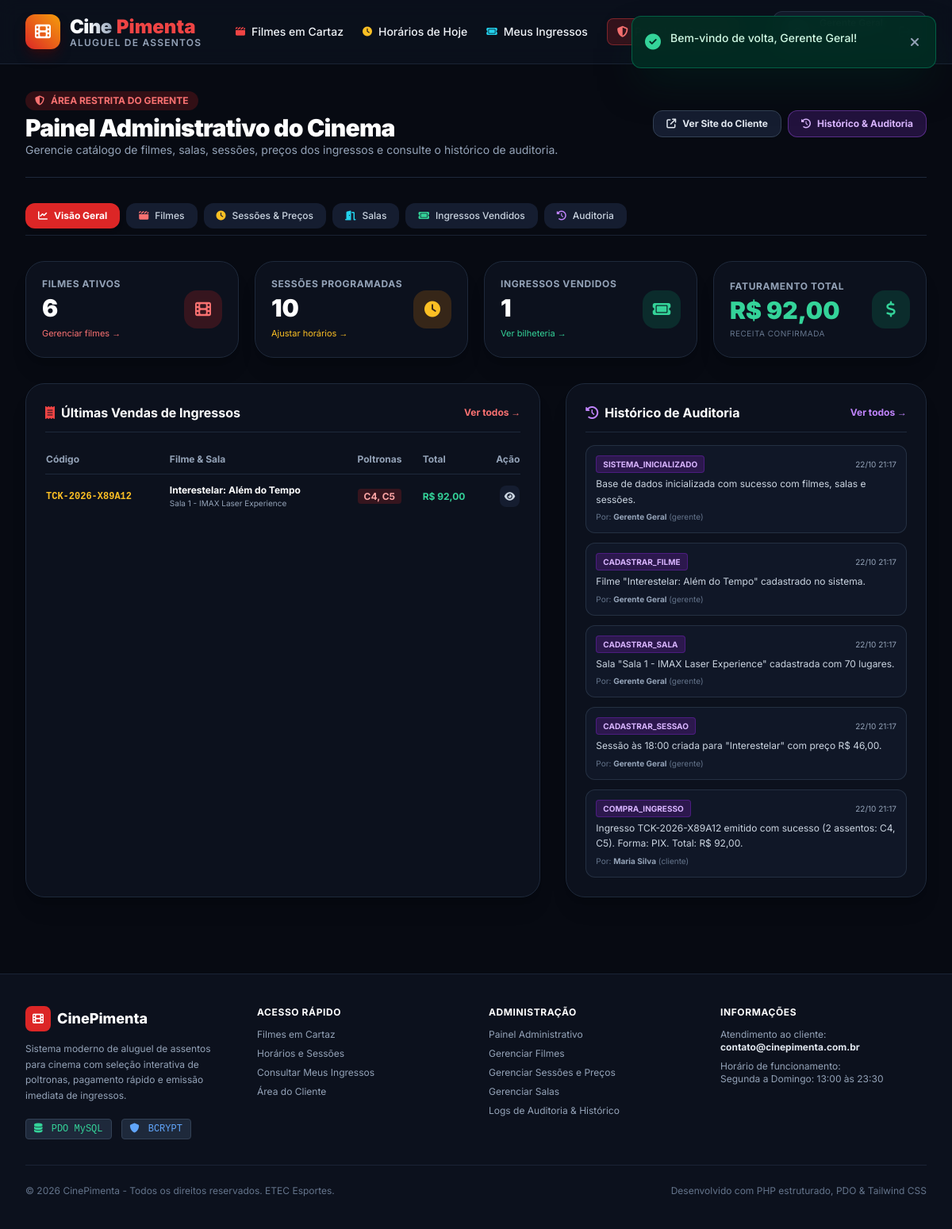
Page /admin/index.php (signed in) on the committed database.
### tables this page shows
CREATE TABLE IF NOT EXISTS `ingressos` (
  `id` INT AUTO_INCREMENT PRIMARY KEY,
  `codigo` VARCHAR(40) NOT NULL UNIQUE,
  `sessao_id` INT NOT NULL,
  `usuario_id` INT NULL,
  `nome_cliente` VARCHAR(120) NOT NULL,
  `email_cliente` VARCHAR(150) NOT NULL,
  `cpf_cliente` VARCHAR(20) NOT NULL,
  `assentos_selecionados` VARCHAR(255) NOT NULL,
  `quantidade_assentos` INT NOT NULL DEFAULT 1,
  `valor_unitario` DECIMAL(10,2) NOT NULL,
  `valor_total` DECIMAL(10,2) NOT NULL,
  `forma_pagamento` ENUM('pix', 'credito', 'debito', 'dinheiro') NOT NULL DEFAULT 'pix',
  `status_pagamento` ENUM('aprovado', 'pendente', 'cancelado') NOT NULL DEFAULT 'aprovado',
  `codigo_transacao` VARCHAR(100) NULL,
  `criado_em` DATETIME DEFAULT CURRENT_TIMESTAMP,
  CONSTRAINT `fk_ingresso_sessao` FOREIGN KEY (`sessao_id`) REFERENCES `sessoes` (`id`) ON DELETE CASCADE,
  CONSTRAINT `fk_ingresso_usuario` FOREIGN KEY (`usuario_id`) REFERENCES `usuarios` (`id`) ON DELETE SET NULL
);

CREATE TABLE IF NOT EXISTS `filmes` (
  `id` INT AUTO_INCREMENT PRIMARY KEY,
  `titulo` VARCHAR(150) NOT NULL,
  `titulo_original` VARCHAR(150) NULL,
  `sinopse` TEXT NOT NULL,
  `genero` VARCHAR(80) NOT NULL,
  `duracao` INT NOT NULL COMMENT 'Em minutos',
  `classificacao` VARCHAR(10) NOT NULL DEFAULT '12' COMMENT 'Livre, 10, 12, 14, 16, 18',
  `cartaz_url` TEXT NOT NULL,
  `banner_url` TEXT NULL,
  `trailer_url` VARCHAR(255) NULL,
  `status` ENUM('em_cartaz', 'em_breve', 'encerrado') NOT NULL DEFAULT 'em_cartaz',
  `criado_em` DATETIME DEFAULT CURRENT_TIMESTAMP,
  `atualizado_em` DATETIME DEFAULT CURRENT_TIMESTAMP ON UPDATE CURRENT_TIMESTAMP
);

CREATE TABLE IF NOT EXISTS `salas` (
  `id` INT AUTO_INCREMENT PRIMARY KEY,
  `nome` VARCHAR(100) NOT NULL,
  `tipo` VARCHAR(50) NOT NULL DEFAULT '2D Padrão',
  `fileiras` INT NOT NULL DEFAULT 6,
  `colunas` INT NOT NULL DEFAULT 10,
  `capacidade` INT NOT NULL DEFAULT 60,
  `status` ENUM('ativa', 'manutencao') NOT NULL DEFAULT 'ativa',
  `criado_em` DATETIME DEFAULT CURRENT_TIMESTAMP
);

CREATE TABLE IF NOT EXISTS `auditoria_logs` (
  `id` INT AUTO_INCREMENT PRIMARY KEY,
  `usuario_id` INT NULL,
  `usuario_nome` VARCHAR(120) NOT NULL DEFAULT 'Sistema/Visitante',
  `usuario_tipo` VARCHAR(30) NOT NULL DEFAULT 'visitante',
  `acao` VARCHAR(80) NOT NULL,
  `tabela_afetada` VARCHAR(60) NOT NULL,
  `registro_id` INT NULL,
  `detalhes` TEXT NOT NULL,
  `ip_origem` VARCHAR(45) NULL,
  `criado_em` DATETIME DEFAULT CURRENT_TIMESTAMP
);

### bd.php (called while the page is built, shortened)
<?php
function formatar_moeda($valor): string {
    return 'R$ ' . number_format((float)$valor, 2, ',', '.');
}

### admin/index.php (the view, shortened to what this page needs)
<?php
require_once __DIR__ . '/../bd.php';
require_once __DIR__ . '/../includes/auth.php';
$totalFilmes = $pdo->query("SELECT COUNT(*) FROM filmes WHERE status != 'encerrado'")->fetchColumn();
$totalSessoes = $pdo->query("SELECT COUNT(*) FROM sessoes WHERE status = 'ativa'")->fetchColumn();
$totalIngressos = $pdo->query("SELECT COUNT(*) FROM ingressos WHERE status_pagamento = 'aprovado'")->fetchColumn();
$faturamentoTotal = $pdo->query("SELECT SUM(valor_total) FROM ingressos WHERE status_pagamento = 'aprovado'")->fetchColumn() ?: 0.00;
$stmtVendas = $pdo->query("
    SELECT i.*, f.titulo AS filme_titulo, s.data AS sessao_data, s.horario AS sessao_horario, sa.nome AS sala_nome
    FROM ingressos i
    JOIN sessoes s ON i.sessao_id = s.id
    JOIN filmes f ON s.filme_id = f.id
    JOIN salas sa ON s.sala_id = sa.id
    ORDER BY i.criado_em DESC
    LIMIT 6
");
$vendasRecentes = $stmtVendas->fetchAll();
$stmtLogs = $pdo->query("
    SELECT * FROM auditoria_logs
    ORDER BY criado_em DESC
    LIMIT 6
");
$logsRecentes = $stmtLogs->fetchAll();
require_once __DIR__ . '/../includes/header.php';
?>
<div class="max-w-7xl mx-auto px-4 sm:px-6 lg:px-8 py-8 space-y-8">
    <div class="flex flex-col md:flex-row md:items-center justify-between gap-4 pb-6 border-b border-slate-800">
        <div>
            <div class="inline-flex items-center gap-2 px-3 py-1 rounded-full bg-red-600/20 text-red-400 text-xs font-bold uppercase mb-1">
                <i class="fa-solid fa-shield-halved"></i> Área Restrita do Gerente
            </div>
            <h1 class="text-2xl sm:text-3xl font-black text-white tracking-tight">
                Painel Administrativo do Cinema
            </h1>
            <p class="text-xs sm:text-sm text-slate-400">
                Gerencie catálogo de filmes, salas, sessões, preços dos ingressos e consulte o histórico de auditoria.
            </p>
        </div>
        <div class="flex flex-wrap items-center gap-2">
            <a href="../index.php" target="_blank" class="px-4 py-2 rounded-xl bg-cinema-800 hover:bg-slate-700 text-slate-200 text-xs font-bold transition-all border border-slate-700 flex items-center gap-2">
                <i class="fa-solid fa-arrow-up-right-from-square"></i> Ver Site do Cliente
            </a>
            <a href="logs.php" class="px-4 py-2 rounded-xl bg-purple-600/20 hover:bg-purple-600 text-purple-300 hover:text-white border border-purple-500/40 text-xs font-bold transition-all flex items-center gap-2">
                <i class="fa-solid fa-clock-rotate-left"></i> Histórico & Auditoria
            </a>
        </div>
    </div>
    <div class="flex items-center gap-2 overflow-x-auto pb-2 border-b border-slate-800/80">
        <a href="index.php" class="px-4 py-2 rounded-xl bg-red-600 text-white font-bold text-xs flex items-center gap-2 shadow-md">
            <i class="fa-solid fa-chart-line"></i> Visão Geral
        </a>
        <a href="filmes.php" class="px-4 py-2 rounded-xl bg-cinema-800 hover:bg-slate-700 text-slate-300 hover:text-white font-medium text-xs flex items-center gap-2 transition-all">
            <i class="fa-solid fa-clapperboard text-red-400"></i> Filmes
        </a>
        <a href="sessoes.php" class="px-4 py-2 rounded-xl bg-cinema-800 hover:bg-slate-700 text-slate-300 hover:text-white font-medium text-xs flex items-center gap-2 transition-all">
            <i class="fa-solid fa-clock text-amber-400"></i> Sessões & Preços
        </a>
        <a href="salas.php" class="px-4 py-2 rounded-xl bg-cinema-800 hover:bg-slate-700 text-slate-300 hover:text-white font-medium text-xs flex items-center gap-2 transition-all">
            <i class="fa-solid fa-door-open text-cyan-400"></i> Salas
        </a>
        <a href="ingressos.php" class="px-4 py-2 rounded-xl bg-cinema-800 hover:bg-slate-700 text-slate-300 hover:text-white font-medium text-xs flex items-center gap-2 transition-all">
            <i class="fa-solid fa-ticket text-emerald-400"></i> Ingressos Vendidos
        </a>
        <a href="logs.php" class="px-4 py-2 rounded-xl bg-cinema-800 hover:bg-slate-700 text-slate-300 hover:text-white font-medium text-xs flex items-center gap-2 transition-all">
            <i class="fa-solid fa-clock-rotate-left text-purple-400"></i> Auditoria
        </a>
    </div>
    <div class="grid grid-cols-1 sm:grid-cols-2 lg:grid-cols-4 gap-5">
        <div class="bg-cinema-900 border border-slate-800 rounded-3xl p-5 shadow-xl flex items-center justify-between">
            <div>
                <span class="text-xs text-slate-400 font-bold uppercase tracking-wider block">Filmes Ativos</span>
                <span class="text-3xl font-black text-white mt-1 block"><?= $totalFilmes ?></span>
                <a href="filmes.php" class="text-[11px] text-red-400 hover:underline mt-1 inline-block">Gerenciar filmes &rarr;</a>
            </div>
            <div class="w-12 h-12 rounded-2xl bg-red-600/20 text-red-400 flex items-center justify-center text-xl">
                <i class="fa-solid fa-film"></i>
            </div>
        </div>
        <div class="bg-cinema-900 border border-slate-800 rounded-3xl p-5 shadow-xl flex items-center justify-between">
            <div>
                <span class="text-xs text-slate-400 font-bold uppercase tracking-wider block">Sessões Programadas</span>
                <span class="text-3xl font-black text-white mt-1 block"><?= $totalSessoes ?></span>
                <a href="sessoes.php" class="text-[11px] text-amber-400 hover:underline mt-1 inline-block">Ajustar horários &rarr;</a>
            </div>
            <div class="w-12 h-12 rounded-2xl bg-amber-600/20 text-amber-400 flex items-center justify-center text-xl">
                <i class="fa-solid fa-clock"></i>
            </div>
        </div>
        <div class="bg-cinema-900 border border-slate-800 rounded-3xl p-5 shadow-xl flex items-center justify-between">
            <div>
                <span class="text-xs text-slate-400 font-bold uppercase tracking-wider block">Ingressos Vendidos</span>
                <span class="text-3xl font-black text-white mt-1 block"><?= $totalIngressos ?></span>
                <a href="ingressos.php" class="text-[11px] text-emerald-400 hover:underline mt-1 inline-block">Ver bilheteria &rarr;</a>
            </div>
            <div class="w-12 h-12 rounded-2xl bg-emerald-600/20 text-emerald-400 flex items-center justify-center text-xl">
                <i class="fa-solid fa-ticket"></i>
            </div>
        </div>
        <div class="bg-cinema-900 border border-slate-800 rounded-3xl p-5 shadow-xl flex items-center justify-between">
            <div>
                <span class="text-xs text-slate-400 font-bold uppercase tracking-wider block">Faturamento Total</span>
                <span class="text-2xl sm:text-3xl font-black text-emerald-400 mt-1 block leading-tight"><?= formatar_moeda($faturamentoTotal) ?></span>
                <span class="text-[10px] text-slate-500 uppercase tracking-wider mt-1 block">Receita confirmada</span>
            </div>
            <div class="w-12 h-12 rounded-2xl bg-emerald-600/20 text-emerald-400 flex items-center justify-center text-xl">
                <i class="fa-solid fa-dollar-sign"></i>
            </div>
        </div>
    </div>
    <div class="grid grid-cols-1 lg:grid-cols-12 gap-8">
        <div class="lg:col-span-7 bg-cinema-900 border border-slate-800 rounded-3xl p-6 shadow-xl space-y-4">
            <div class="flex items-center justify-between pb-3 border-b border-slate-800">
                <h3 class="text-base font-bold text-white flex items-center gap-2">
                    <i class="fa-solid fa-receipt text-red-500"></i> Últimas Vendas de Ingressos
                </h3>
                <a href="ingressos.php" class="text-xs text-red-400 hover:text-red-300 font-bold">Ver todos &rarr;</a>
            </div>
            <?php if (empty($vendasRecentes)): ?>
                <p class="text-xs text-slate-500 text-center py-6">Nenhum ingresso vendido ainda.</p>
            <?php else: ?>
                <div class="overflow-x-auto">
                    <table class="w-full text-left text-xs">
                        <thead>
                            <tr class="text-slate-400 border-b border-slate-800">
                                <th class="py-2.5">Código</th>
                                <th class="py-2.5">Filme & Sala</th>
                                <th class="py-2.5">Poltronas</th>
                                <th class="py-2.5">Total</th>
                                <th class="py-2.5 text-right">Ação</th>
                            </tr>
                        </thead>
                        <tbody class="divide-y divide-slate-800/60">
                            <?php foreach ($vendasRecentes as $venda): ?>
                                <tr class="hover:bg-cinema-800/40">
                                    <td class="py-3 font-mono font-bold text-amber-400">
                                        <?= htmlspecialchars($venda['codigo']) ?>
                                    </td>
                                    <td class="py-3">
                                        <strong class="text-white block"><?= htmlspecialchars($venda['filme_titulo']) ?></strong>
                                        <span class="text-slate-400 text-[10px]"><?= htmlspecialchars($venda['sala_nome']) ?></span>
                                    </td>
                                    <td class="py-3">
                                        <span class="px-2 py-0.5 rounded bg-red-600/20 text-red-300 font-bold">
                                            <?= htmlspecialchars($venda['assentos_selecionados']) ?>
                                        </span>
                                    </td>
                                    <td class="py-3 font-bold text-emerald-400">
                                        <?= formatar_moeda($venda['valor_total']) ?>
                                    </td>
                                    <td class="py-3 text-right">
                                        <a href="../ticket.php?codigo=<?= urlencode($venda['codigo']) ?>" target="_blank" class="text-xs text-slate-300 hover:text-white p-1.5 rounded-lg bg-cinema-800 hover:bg-slate-700">
                                            <i class="fa-solid fa-eye"></i>
                                        </a>
                                    </td>
                                </tr>
                            <?php endforeach; ?>
                        </tbody>
                    </table>
                </div>
            <?php endif; ?>
        </div>
        <div class="lg:col-span-5 bg-cinema-900 border border-slate-800 rounded-3xl p-6 shadow-xl space-y-4">
            <div class="flex items-center justify-between pb-3 border-b border-slate-800">
                <h3 class="text-base font-bold text-white flex items-center gap-2">
                    <i class="fa-solid fa-clock-rotate-left text-purple-400"></i> Histórico de Auditoria
                </h3>
                <a href="logs.php" class="text-xs text-purple-400 hover:text-purple-300 font-bold">Ver todos &rarr;</a>
            </div>
            <?php if (empty($logsRecentes)): ?>
                <p class="text-xs text-slate-500 text-center py-6">Nenhum registro de log encontrado.</p>
            <?php else: ?>
                <div class="space-y-3">
                    <?php foreach ($logsRecentes as $log): ?>
                        <div class="p-3 bg-cinema-800/60 rounded-xl border border-slate-700/60 text-xs space-y-1">
                            <div class="flex items-center justify-between">
                                <span class="px-2 py-0.5 rounded text-[10px] font-bold uppercase bg-purple-900/40 text-purple-300 border border-purple-700/40">
                                    <?= htmlspecialchars($log['acao']) ?>
                                </span>
                                <span class="text-[10px] text-slate-400">
                                    <?= date('d/m H:i', strtotime($log['criado_em'])) ?>
                                </span>
                            </div>
                            <p class="text-slate-300 line-clamp-2 leading-relaxed">
                                <?= htmlspecialchars($log['detalhes']) ?>
                            </p>
                            <div class="text-[10px] text-slate-500">
                                Por: <strong class="text-slate-400"><?= htmlspecialchars($log['usuario_nome']) ?></strong> (<?= htmlspecialchars($log['usuario_tipo']) ?>)
                            </div>
                        </div>
                    <?php endforeach; ?>
                </div>
            <?php endif; ?>
        </div>
    </div>
</div>
<?php require_once __DIR__ . '/../includes/footer.php'; ?>

### rows in the picture
ingressos: codigo "TCK-2026-X89A12", filmes.titulo "Interestelar: Além do Tempo", salas.nome "Sala 1 - IMAX Laser Experience", assentos_selecionados "C4, C5", valor_total "R$ 92,00"
auditoria_logs: acao "SISTEMA_INICIALIZADO", criado_em "22/10 21:17", detalhes "Base de dados inicializada com sucesso com filmes, salas e sessões.", usuario_nome "Gerente Geral", usuario_tipo "gerente"
auditoria_logs: acao "CADASTRAR_FILME", criado_em "22/10 21:17", detalhes "Filme \"Interestelar: Além do Tempo\" cadastrado no sistema.", usuario_nome "Gerente Geral", usuario_tipo "gerente"
auditoria_logs: acao "CADASTRAR_SALA", criado_em "22/10 21:17", detalhes "Sala \"Sala 1 - IMAX Laser Experience\" cadastrada com 70 lugares.", usuario_nome "Gerente Geral", usuario_tipo "gerente"
auditoria_logs: acao "CADASTRAR_SESSAO", criado_em "22/10 21:17", detalhes "Sessão às 18:00 criada para \"Interestelar\" com preço R$ 46,00.", usuario_nome "Gerente Geral", usuario_tipo "gerente"
auditoria_logs: acao "COMPRA_INGRESSO", criado_em "22/10 21:17", detalhes "Ingresso TCK-2026-X89A12 emitido com sucesso (2 assentos: C4, C5). Forma: PIX. Total: R$ 92,00.", usuario_nome "Maria Silva", usuario_tipo "cliente"

### other values in the picture
$totalFilmes "6"
$totalSessoes "10"
$totalIngressos "1"
formatar_moeda($faturamentoTotal) "R$ 92,00"
$msg "Bem-vindo de volta, Gerente Geral!"
